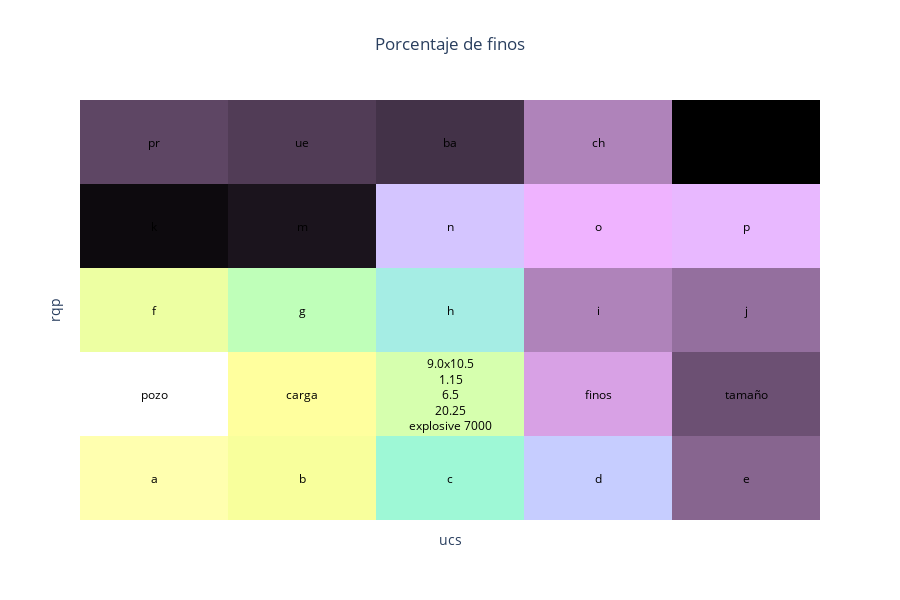

Notebook code cell kept with this figure:
### Code cell
z = [[25, 30, 50, 70, 90],
     [11, 28, 36, 84, 92],
     [32, 40, 55, 87, 89],
     [99, 98, 74, 82, 80],
     [93, 94, 95, 87, 100]]

colorscale = [[0.0, 'rgb(255,255,255)'], [.2, 'rgb(255, 255, 153)'],
            [.4, 'rgb(153, 255, 204)'], [.6, 'rgb(179, 217, 255)'],
            [.8, 'rgb(240, 179, 255)'],[1.0, 'black']]

names = [['a','b','c','d','e'],['pozo', 'carga','9.0x10.5<br>1.15<br>6.5<br>20.25<br>explosive 7000','finos','tamaño'],['f','g','h','i','j'],['k','m','n','o','p'],['pr','ue','ba','ch','to']]

#x=['malla','','','','']
#y=['finos','','','','']


fig = ff.create_annotated_heatmap(z, annotation_text = names, colorscale=colorscale, font_colors=['black'])
#fig.update_xaxes(position=0, anchor="free")
fig.update_layout(title = dict(text ='Porcentaje de finos', x= 0.5),
                  xaxis = dict(title = 'ucs', side = 'bottom' ),
                  yaxis_title='rqp',
                  height= 600
                  
                 )
fig.show()

### Figure 1 — Plotly figure (JSON) as saved in the notebook; plotly's stock layout.template omitted (floating-point values rounded to 4 significant figures)
{"data": [{"colorscale": [[0, "rgb(255,255,255)"], [0.2, "rgb(255, 255, 153)"], [0.4, "rgb(153, 255, 204)"], [0.6, "rgb(179, 217, 255)"], [0.8, "rgb(240, 179, 255)"], [1, "black"]], "reversescale": false, "showscale": false, "type": "heatmap", "z": [[25, 30, 50, 70, 90], [11, 28, 36, 84, 92], [32, 40, 55, 87, 89], [99, 98, 74, 82, 80], [93, 94, 95, 87, 100]]}], "layout": {"annotations": [{"font": {"color": "black"}, "showarrow": false, "text": "a", "x": 0, "xref": "x", "y": 0, "yref": "y"}, {"font": {"color": "black"}, "showarrow": false, "text": "b", "x": 1, "xref": "x", "y": 0, "yref": "y"}, {"font": {"color": "black"}, "showarrow": false, "text": "c", "x": 2, "xref": "x", "y": 0, "yref": "y"}, {"font": {"color": "black"}, "showarrow": false, "text": "d", "x": 3, "xref": "x", "y": 0, "yref": "y"}, {"font": {"color": "black"}, "showarrow": false, "text": "e", "x": 4, "xref": "x", "y": 0, "yref": "y"}, {"font": {"color": "black"}, "showarrow": false, "text": "pozo", "x": 0, "xref": "x", "y": 1, "yref": "y"}, {"font": {"color": "black"}, "showarrow": false, "text": "carga", "x": 1, "xref": "x", "y": 1, "yref": "y"}, {"font": {"color": "black"}, "showarrow": false, "text": "9.0x10.5<br>1.15<br>6.5<br>20.25<br>explosive 7000", "x": 2, "xref": "x", "y": 1, "yref": "y"}, {"font": {"color": "black"}, "showarrow": false, "text": "finos", "x": 3, "xref": "x", "y": 1, "yref": "y"}, {"font": {"color": "black"}, "showarrow": false, "text": "tamaño", "x": 4, "xref": "x", "y": 1, "yref": "y"}, {"font": {"color": "black"}, "showarrow": false, "text": "f", "x": 0, "xref": "x", "y": 2, "yref": "y"}, {"font": {"color": "black"}, "showarrow": false, "text": "g", "x": 1, "xref": "x", "y": 2, "yref": "y"}, {"font": {"color": "black"}, "showarrow": false, "text": "h", "x": 2, "xref": "x", "y": 2, "yref": "y"}, {"font": {"color": "black"}, "showarrow": false, "text": "i", "x": 3, "xref": "x", "y": 2, "yref": "y"}, {"font": {"color": "black"}, "showarrow": false, "text": "j", "x": 4, "xref": "x", "y": 2, "yref": "y"}, {"font": {"color": "black"}, "showarrow": false, "text": "k", "x": 0, "xref": "x", "y": 3, "yref": "y"}, {"font": {"color": "black"}, "showarrow": false, "text": "m", "x": 1, "xref": "x", "y": 3, "yref": "y"}, {"font": {"color": "black"}, "showarrow": false, "text": "n", "x": 2, "xref": "x", "y": 3, "yref": "y"}, {"font": {"color": "black"}, "showarrow": false, "text": "o", "x": 3, "xref": "x", "y": 3, "yref": "y"}, {"font": {"color": "black"}, "showarrow": false, "text": "p", "x": 4, "xref": "x", "y": 3, "yref": "y"}, {"font": {"color": "black"}, "showarrow": false, "text": "pr", "x": 0, "xref": "x", "y": 4, "yref": "y"}, {"font": {"color": "black"}, "showarrow": false, "text": "ue", "x": 1, "xref": "x", "y": 4, "yref": "y"}, {"font": {"color": "black"}, "showarrow": false, "text": "ba", "x": 2, "xref": "x", "y": 4, "yref": "y"}, {"font": {"color": "black"}, "showarrow": false, "text": "ch", "x": 3, "xref": "x", "y": 4, "yref": "y"}, {"font": {"color": "black"}, "showarrow": false, "text": "to", "x": 4, "xref": "x", "y": 4, "yref": "y"}], "height": 600, "title": {"text": "Porcentaje de finos", "x": 0.5}, "xaxis": {"gridcolor": "rgb(0, 0, 0)", "showticklabels": false, "side": "bottom", "ticks": "", "title": {"text": "ucs"}}, "yaxis": {"showticklabels": false, "ticks": "", "ticksuffix": "  ", "title": {"text": "rqp"}}}}
